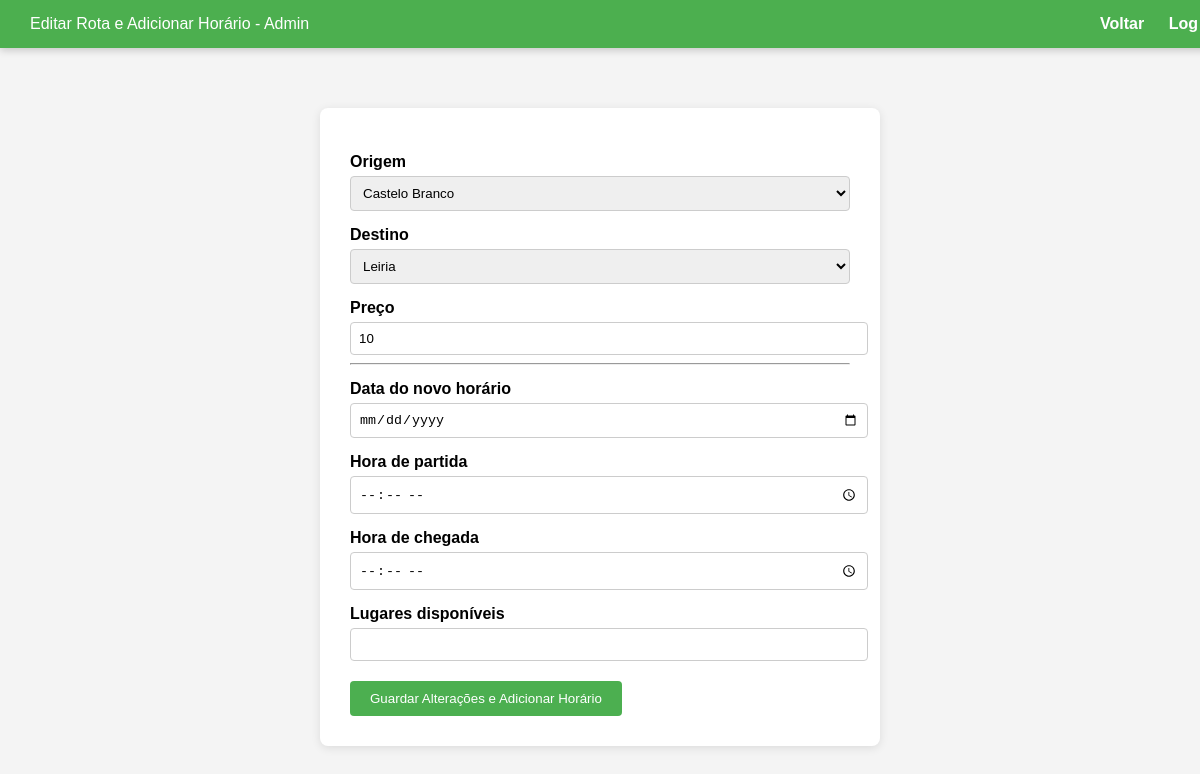
The page /paginas/AdminEditarRota.php?rota=23 (signed in) on the database its author committed.
### tables this page shows
CREATE TABLE `rotas` (
  `id_rota` int(11) NOT NULL,
  `id_origem` int(11) NOT NULL,
  `id_destino` int(11) NOT NULL,
  `preco` double NOT NULL
);

CREATE TABLE `cidades` (
  `id_cidade` int(11) NOT NULL,
  `nome_cidade` varchar(40) NOT NULL
);

### paginas/AdminEditarRota.php (the view, shortened to what this page needs)
<?php
$rota = intval($_GET['rota']);
$sql = "SELECT id_rota, id_origem, id_destino, preco FROM rotas WHERE id_rota = ?";
$stmt = mysqli_prepare($conn, $sql);
mysqli_stmt_bind_param($stmt, "i", $rota);
mysqli_stmt_execute($stmt);
$result = mysqli_stmt_get_result($stmt);
$row = mysqli_fetch_assoc($result);
$cidade_sql = "SELECT * FROM cidades";
$cidade_result = mysqli_query($conn, $cidade_sql);
$cidades = [];
while ($cidade = mysqli_fetch_assoc($cidade_result)) {
    $cidades[] = $cidade;
}
?>
<!DOCTYPE html>
<html lang="pt">
<head>
</head>
<body>
<div class="navbar">
    <div class="nav-left">Editar Rota e Adicionar Horário - Admin</div>
    <div class="nav-right">
        <a href="AdminGerirRotas.php">Voltar</a>
        <a href="logout.php">Log Out</a>
    </div>
</div>
<form method="POST">
    <label>Origem</label>
    <select name="id_origem" required>
        <?php foreach ($cidades as $cidade): ?>
            <option value="<?= $cidade['id_cidade'] ?>" <?= ($cidade['id_cidade'] == ($novaOrigem ?? $row['id_origem'])) ? 'selected' : '' ?>>
                <?= $cidade['nome_cidade'] ?>
            </option>
        <?php endforeach; ?>
    </select>
    <label>Destino</label>
    <select name="id_destino" required>
        <?php foreach ($cidades as $cidade): ?>
            <option value="<?= $cidade['id_cidade'] ?>" <?= ($cidade['id_cidade'] == ($novoDestino ?? $row['id_destino'])) ? 'selected' : '' ?>>
                <?= $cidade['nome_cidade'] ?>
            </option>
        <?php endforeach; ?>
    </select>
    <label>Preço</label>
    <input type="number" step="0.01" name="preco" value="<?= htmlspecialchars($novoPreco ?? $row['preco']) ?>" required>
    <hr>
    <label>Data do novo horário</label>
    <input type="date" name="data" value="<?= htmlspecialchars($data ?? '') ?>" required>
    <label>Hora de partida</label>
    <input type="time" name="hora_partida" value="<?= htmlspecialchars($hora_partida ?? '') ?>" required>
    <label>Hora de chegada</label>
    <input type="time" name="hora_chegada" value="<?= htmlspecialchars($hora_chegada ?? '') ?>" required>
    <label>Lugares disponíveis</label>
    <input type="number" name="lugares_disponiveis" min="1" value="<?= htmlspecialchars($lugares_disponiveis ?? '') ?>" required>
    <button class="btn save-btn" type="submit">Guardar Alterações e Adicionar Horário</button>
</form>
</body>
</html>

### paginas/AdminEditarRota.php (style rules this page uses)
body { font-family: Arial, sans-serif; padding-top: 100px; background-color: #f4f4f4; display: flex; flex-direction: column; align-items: center; }
.navbar { position: fixed; top: 0; left: 0; width: 100%; background-color: hsl(122, 39.40%, 49.20%); color: white; display: flex; justify-content: space-between; align-items: center; padding: 15px 30px; box-shadow: 0 2px 8px rgba(0,0,0,0.2); z-index: 1000; }
.navbar a { color: white; text-decoration: none; margin-left: 20px; font-weight: bold; }
form { width: 100%; max-width: 500px; background: white; padding: 30px; border-radius: 8px; box-shadow: 0 2px 10px rgba(0,0,0,0.1); }
label { margin-top: 15px; display: block; font-weight: bold; }
input, select { width: 100%; padding: 8px; margin-top: 5px; border-radius: 4px; border: 1px solid #ccc; }
.btn { margin-top: 20px; padding: 10px 20px; border: none; cursor: pointer; border-radius: 4px; }
.save-btn { background-color: #4CAF50; color: white; }

### rows shown on the page
rotas: id_origem "Castelo Branco", id_destino "Leiria", preco "10"
